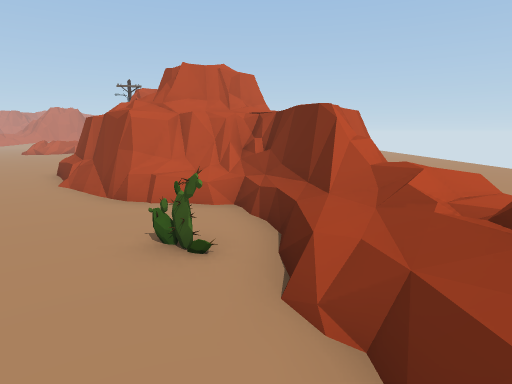
[1] (above)

24 first-person views from a walk through a scene from a Unity 3-D project. The camera is 1.4 m above the floor, tilts 10° down and sees 75° across. The floor is counted in squares, 1 m on a side. Each view is taken from the middle of a square. On the plan, view 1 faces up. The plan holds only what a view shows up to about 15 squares ahead; the rest is blank. The place goes on beyond the plan. The player character is not drawn. Some animated figures are not drawn. Some surface patterns are stand-ins.

[2]
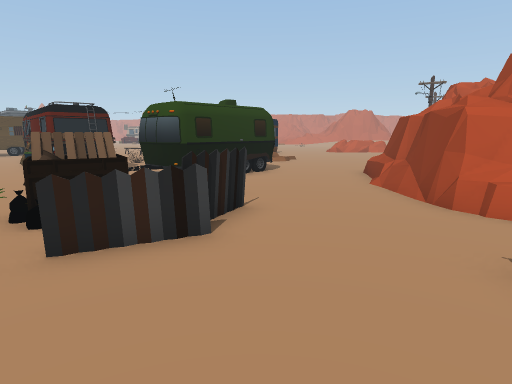

[3]
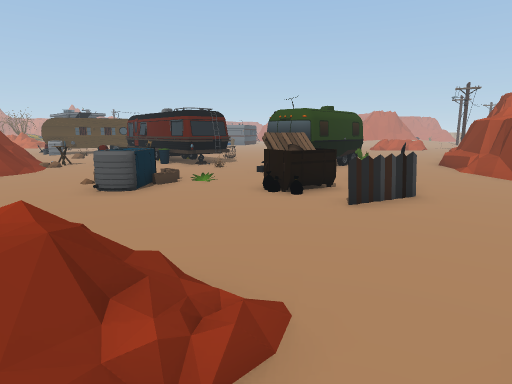

[4]
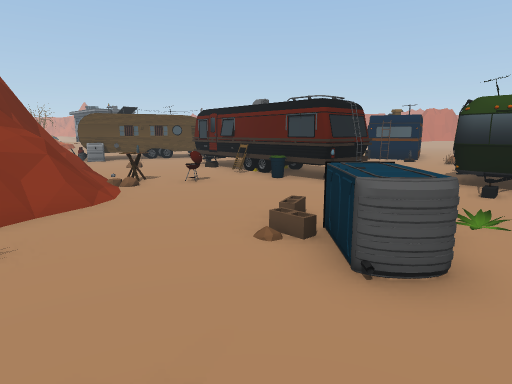

[5]
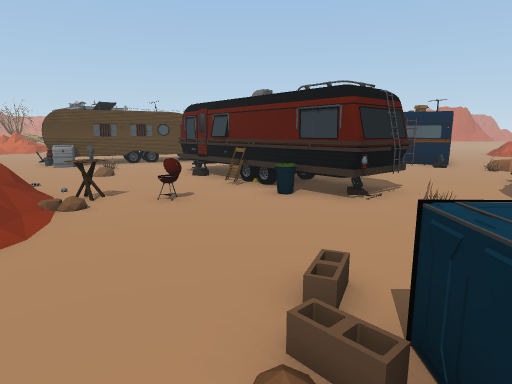

[6]
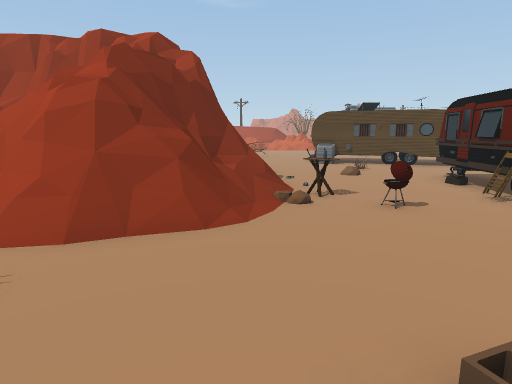

[7]
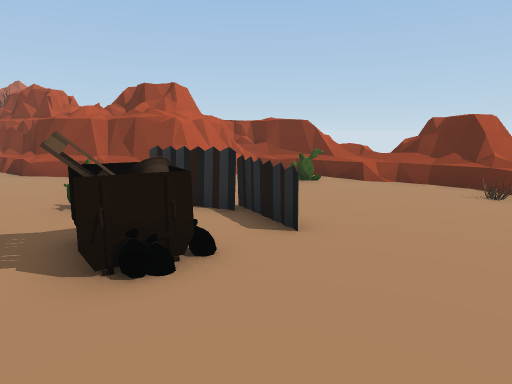

[8]
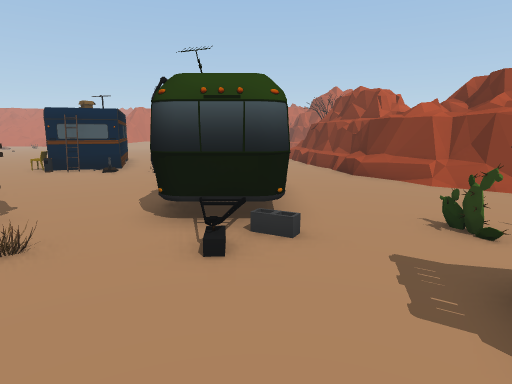

[9]
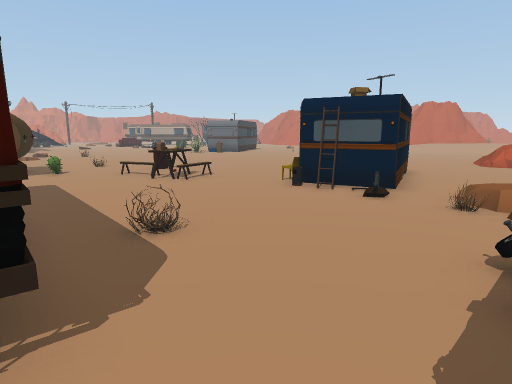

[10]
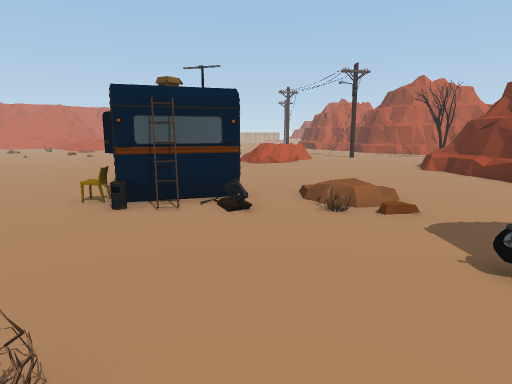

[11]
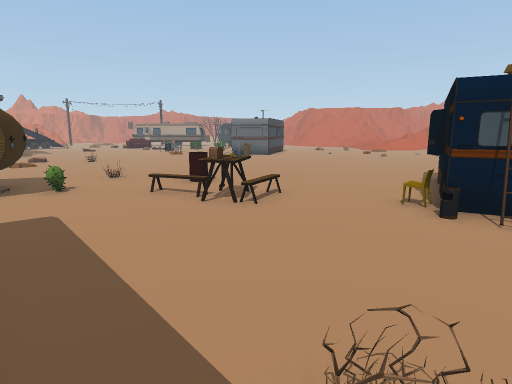

[12]
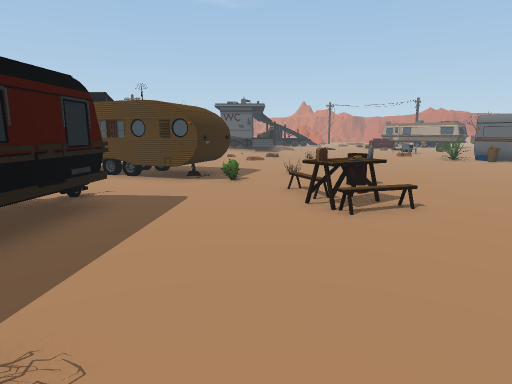

[13]
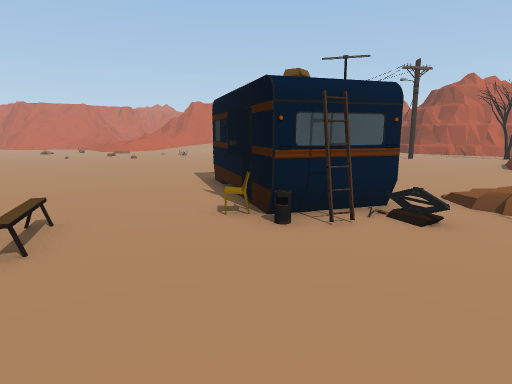

[14]
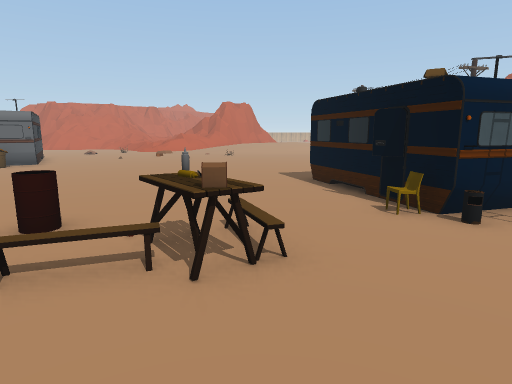

[15]
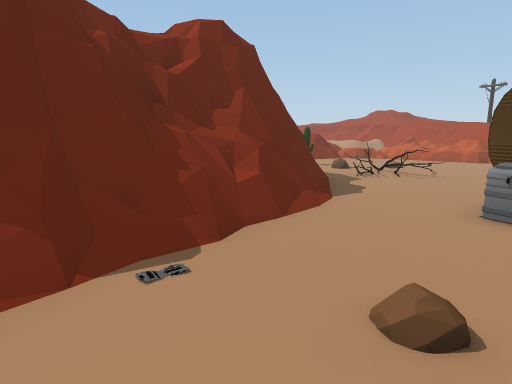

[16]
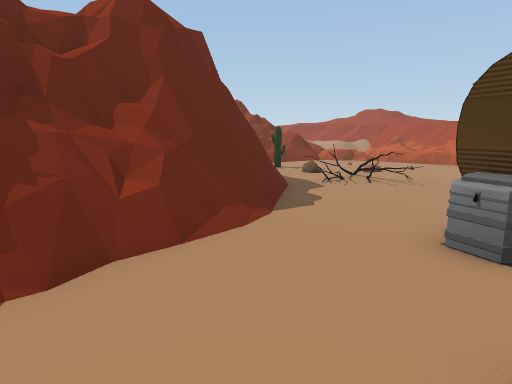

[17]
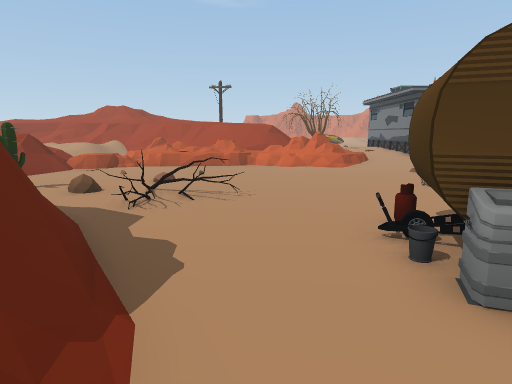

[18]
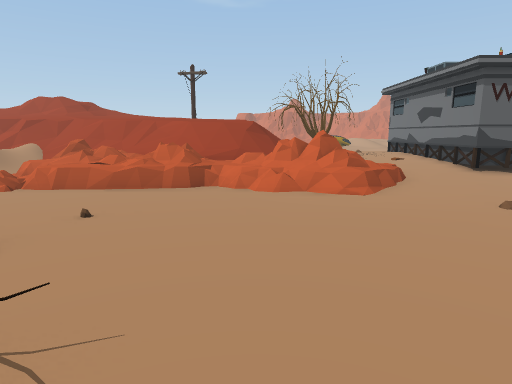

[19]
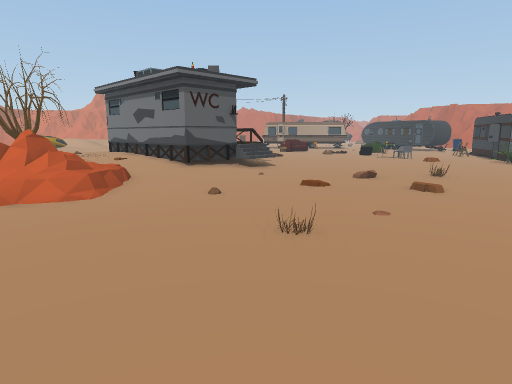

[20]
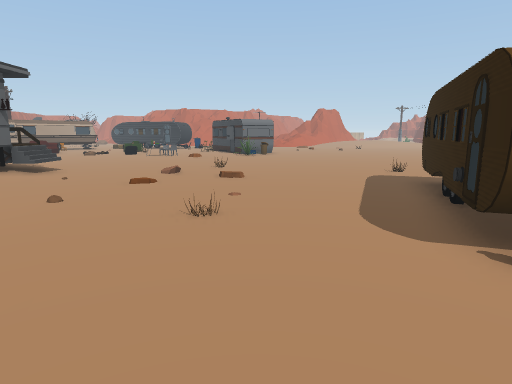

[21]
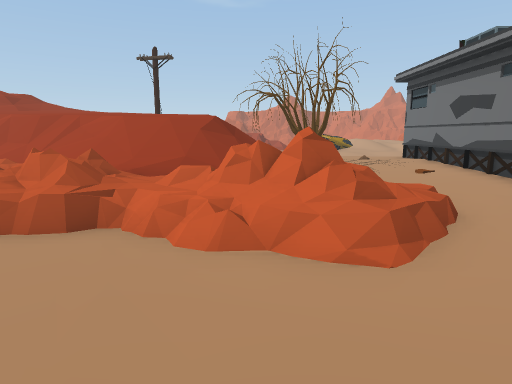

[22]
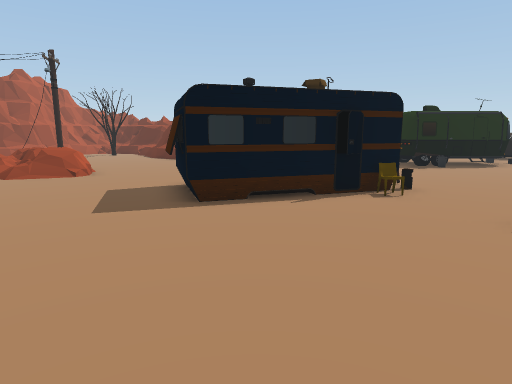

[23]
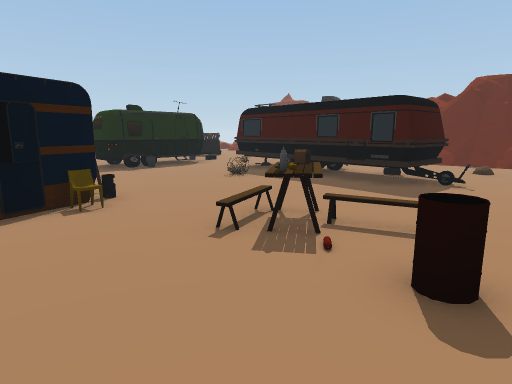

[24]
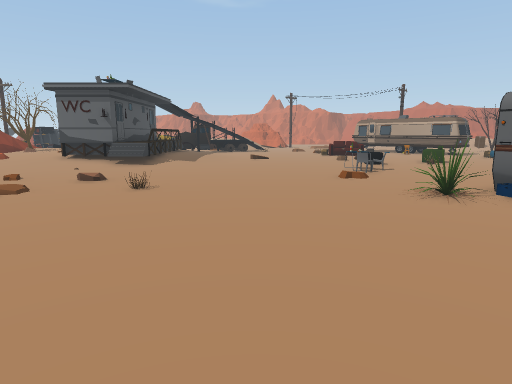

### Floor plan
Key: @ floor where view 1 was taken; # wall or solid block; . main floor; : floor 0.25 m higher than the main floor; + floor 0.5 m higher than the main floor; * floor 0.75 m higher than the main floor; % floor 1 m higher than the main floor; & floor 1.75 m higher than the main floor; $ floor 2 m higher than the main floor; / step, stairs or slope; = window, fence, low wall or low ledge; ^ raised ledge; C cactus; F fence; S stool; B bin; P plant; T table; I toilet; L ladder; R fridge; H chair; A barrel; O other object.
Columns run from 46 left of view 1 to 3 right of it. Each row starts with its distance up from view 1.
 22       ......  OO...............:O.......
 21       .......OOO.......................=#
 20       ..O.............................=##
 19       ..OH...PP.......................=#
 18       .....................OOO........=#
 17       .....................O O........##
 16       .....................OO O........#
 15       ......................O O........##
 14       ......................OOO.. .....=#
 13      .......................HOO.. .....##
 12      ........O........A......L...O.....=#
 11      :..................TO..............##    #
 10      OO/.../.......O.....T.........OO...=##  #^
  9      O /...../....................OOO....=#  #^
  8  O    O............##C............OOO.....#####^^=
  7 OOOOOOO:...........###........O...OOO......=O=#^^
  6 ++++++::..........####..####......OOO.........##=
  5 ++++++:::.........###..=#########..OO..C....../==
  4  +O+++:::....O....###...#########O.....CFF...C.*%
  3    O   ==........###........S.B#......B..F.....+
  2   OOO  #=........###..O...............BB.F.....+=^
  1   OO/ =#O........O#R.........O......P..B.F.....=#^
  0   ////==...................T.......I..........@=##
 -1   $&//+:...................TT.....III.........O+
 -2 =$$////=.......O....#==O===#//......I........
 -3 $$$// //......OOO.=#########===..............
 -4 $$//// /........O########  ####......     O.
 -5 $$/////+......:.=#          ###..... .    = .

Where each view was taken, in squares from view 1:
view 1: 0 up, 0 right, facing up
view 2: 0 up, 1 left, facing up-left
view 3: 5 down, 2 left, facing up-left
view 4: 5 down, 9 left, facing up-left
view 5: 3 down, 11 left, facing up-left
view 6: 2 down, 11 left, facing left
view 7: 2 down, 9 left, facing up-right
view 8: 0 up, 10 left, facing up
view 9: 5 up, 12 left, facing up-left
view 10: 6 up, 15 left, facing up
view 11: 6 up, 16 left, facing up-left
view 12: 9 up, 15 left, facing left
view 13: 7 up, 18 left, facing up
view 14: 7 up, 21 left, facing up
view 15: 2 up, 20 left, facing down-left
view 16: 2 up, 22 left, facing down-left
view 17: 1 down, 24 left, facing left
view 18: 0 up, 30 left, facing left
view 19: 0 up, 30 left, facing up-left
view 20: 2 down, 32 left, facing up
view 21: 1 up, 34 left, facing left
view 22: 16 up, 26 left, facing right
view 23: 15 up, 25 left, facing down-right
view 24: 15 up, 25 left, facing left
